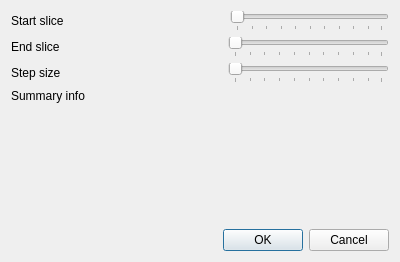
<?xml version="1.0" encoding="UTF-8"?>
<ui version="4.0">
 <class>ExportSnapshots</class>
 <widget class="QDialog" name="ExportSnapshots">
  <property name="geometry">
   <rect>
    <x>0</x>
    <y>0</y>
    <width>400</width>
    <height>262</height>
   </rect>
  </property>
  <property name="windowTitle">
   <string>Save Snapshots</string>
  </property>
  <property name="modal">
   <bool>true</bool>
  </property>
  <layout class="QVBoxLayout" name="verticalLayout">
   <item>
    <layout class="QHBoxLayout" name="horizontalLayout">
     <item>
      <widget class="QLabel" name="labelStartSlice">
       <property name="text">
        <string>Start slice</string>
       </property>
      </widget>
     </item>
     <item>
      <spacer name="horizontalSpacer">
       <property name="orientation">
        <enum>Qt::Horizontal</enum>
       </property>
       <property name="sizeHint" stdset="0">
        <size>
         <width>40</width>
         <height>20</height>
        </size>
       </property>
      </spacer>
     </item>
     <item>
      <widget class="QSlider" name="startSliceSlider">
       <property name="orientation">
        <enum>Qt::Horizontal</enum>
       </property>
       <property name="tickPosition">
        <enum>QSlider::TicksBelow</enum>
       </property>
       <property name="tickInterval">
        <number>10</number>
       </property>
      </widget>
     </item>
    </layout>
   </item>
   <item>
    <layout class="QHBoxLayout" name="horizontalLayout_3">
     <item>
      <widget class="QLabel" name="labelStartSlice_3">
       <property name="text">
        <string>End slice</string>
       </property>
      </widget>
     </item>
     <item>
      <spacer name="horizontalSpacer_3">
       <property name="orientation">
        <enum>Qt::Horizontal</enum>
       </property>
       <property name="sizeHint" stdset="0">
        <size>
         <width>40</width>
         <height>20</height>
        </size>
       </property>
      </spacer>
     </item>
     <item>
      <widget class="QSlider" name="endSliceSlider">
       <property name="orientation">
        <enum>Qt::Horizontal</enum>
       </property>
       <property name="tickPosition">
        <enum>QSlider::TicksBelow</enum>
       </property>
       <property name="tickInterval">
        <number>10</number>
       </property>
      </widget>
     </item>
    </layout>
   </item>
   <item>
    <layout class="QHBoxLayout" name="horizontalLayout_2">
     <item>
      <widget class="QLabel" name="labelStartSlice_2">
       <property name="text">
        <string>Step size</string>
       </property>
      </widget>
     </item>
     <item>
      <spacer name="horizontalSpacer_2">
       <property name="orientation">
        <enum>Qt::Horizontal</enum>
       </property>
       <property name="sizeHint" stdset="0">
        <size>
         <width>40</width>
         <height>20</height>
        </size>
       </property>
      </spacer>
     </item>
     <item>
      <widget class="QSlider" name="stepSliceSlider">
       <property name="orientation">
        <enum>Qt::Horizontal</enum>
       </property>
       <property name="tickPosition">
        <enum>QSlider::TicksBelow</enum>
       </property>
       <property name="tickInterval">
        <number>10</number>
       </property>
      </widget>
     </item>
    </layout>
   </item>
   <item>
    <widget class="QLabel" name="infoSnapshots">
     <property name="text">
      <string>Summary info</string>
     </property>
    </widget>
   </item>
   <item>
    <spacer name="verticalSpacer">
     <property name="orientation">
      <enum>Qt::Vertical</enum>
     </property>
     <property name="sizeHint" stdset="0">
      <size>
       <width>20</width>
       <height>55</height>
      </size>
     </property>
    </spacer>
   </item>
   <item>
    <layout class="QHBoxLayout" name="horizontalLayout_4">
     <item>
      <spacer name="horizontalSpacer_4">
       <property name="orientation">
        <enum>Qt::Horizontal</enum>
       </property>
       <property name="sizeHint" stdset="0">
        <size>
         <width>40</width>
         <height>20</height>
        </size>
       </property>
      </spacer>
     </item>
     <item>
      <widget class="QDialogButtonBox" name="buttonBox">
       <property name="orientation">
        <enum>Qt::Horizontal</enum>
       </property>
       <property name="standardButtons">
        <set>QDialogButtonBox::Cancel|QDialogButtonBox::Ok</set>
       </property>
      </widget>
     </item>
    </layout>
   </item>
  </layout>
 </widget>
 <resources/>
 <connections>
  <connection>
   <sender>buttonBox</sender>
   <signal>accepted()</signal>
   <receiver>ExportSnapshots</receiver>
   <slot>accept()</slot>
   <hints>
    <hint type="sourcelabel">
     <x>248</x>
     <y>254</y>
    </hint>
    <hint type="destinationlabel">
     <x>157</x>
     <y>274</y>
    </hint>
   </hints>
  </connection>
  <connection>
   <sender>buttonBox</sender>
   <signal>rejected()</signal>
   <receiver>ExportSnapshots</receiver>
   <slot>reject()</slot>
   <hints>
    <hint type="sourcelabel">
     <x>316</x>
     <y>260</y>
    </hint>
    <hint type="destinationlabel">
     <x>286</x>
     <y>274</y>
    </hint>
   </hints>
  </connection>
 </connections>
</ui>
